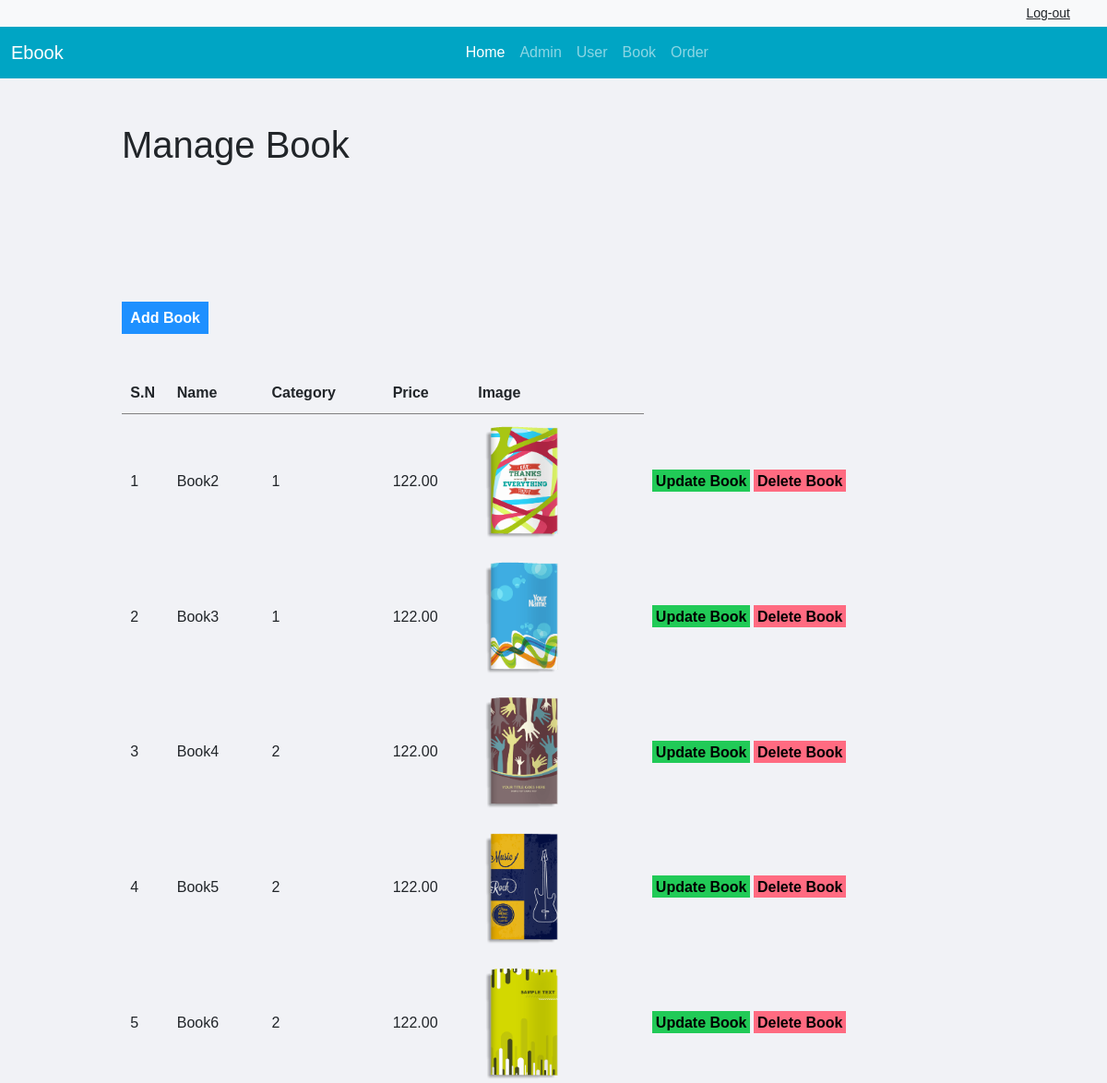
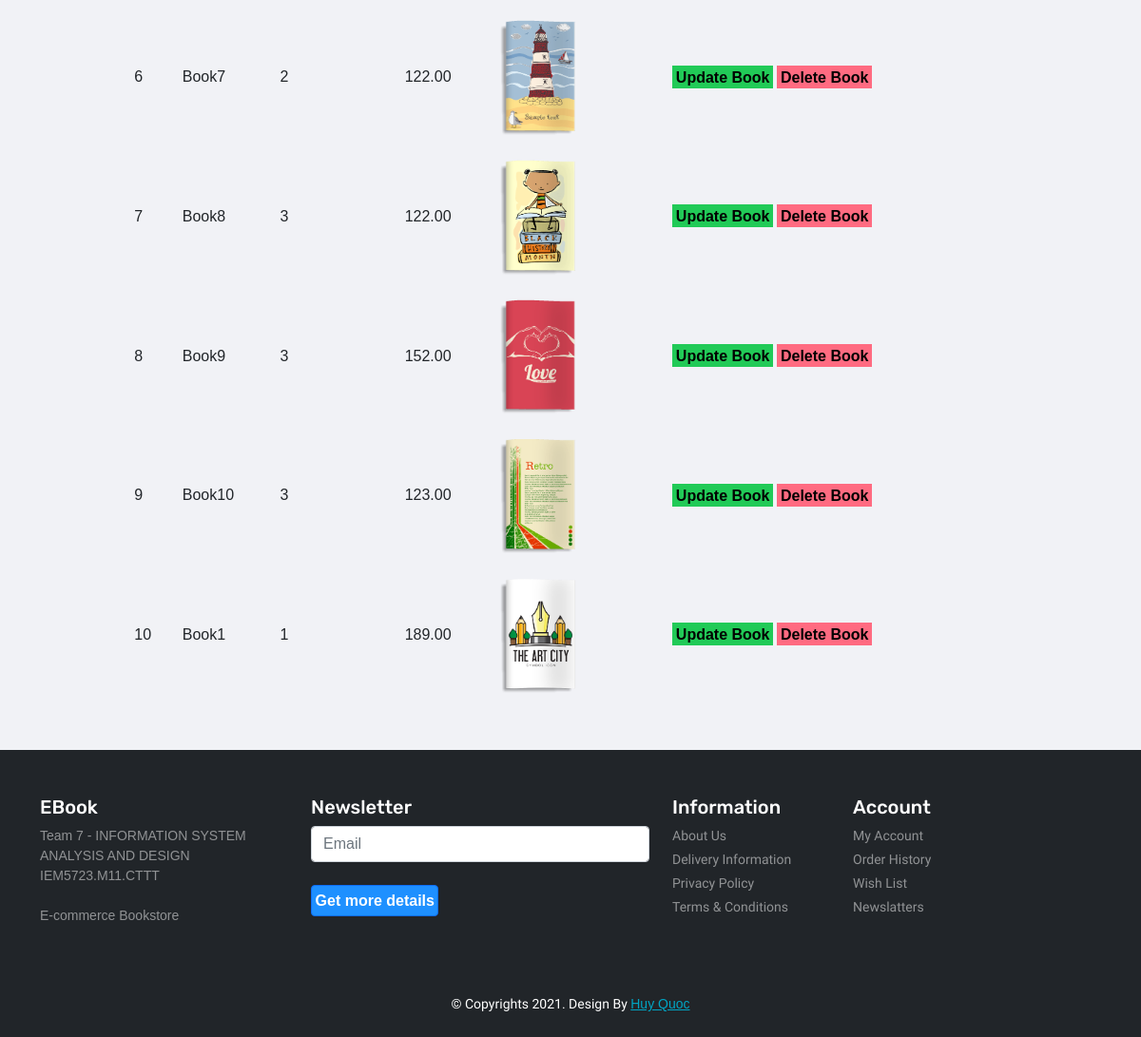
/admin/manage_book.php (signed in), run on the app's committed database (2 pictures, top to bottom).
### tables this page shows
CREATE TABLE IF NOT EXISTS `product` (
  `item_id` int(10) UNSIGNED NOT NULL AUTO_INCREMENT,
  `item_brand` varchar(200) NOT NULL,
  `item_name` varchar(255) NOT NULL,
  `item_description` text NOT NULL,
  `item_price` double(10,2) NOT NULL,
  `item_image` varchar(255) NOT NULL,
  `item_register` datetime DEFAULT NULL,
  PRIMARY KEY (`item_id`)
);

### admin/manage_book.php (called while the page is built, shortened)
<?php
include ('header.php');
?>
<?php
include ('Template/manage-book.php');
?>
<?php
include ('footer.php');
?>

### admin/Template/manage-book.php (the view, shortened to what this page needs)
<div class="main-content">
    <div class="wrapper">
        <h1>Manage Book</h1>
        <br/><br/>
        <br>
        <br><br><br>
        <a href="<?php echo SITEURL;?>admin/add_book.php" class='btn-primary'>Add Book</a>
        <br/><br/><br/>
        <table class="tbl-full">
            <tr>
                <th>S.N</th>
                <th>Name</th>
                <th>Category</th>
                <th>Price</th>
                <th>Image</th>
            </tr>
            <?php
            $sql= "SELECT * FROM product";
            $res= mysqli_query($conn,$sql);
            $count = mysqli_num_rows($res);
            $sn=1;
            if($count>0)
            {
                while($row=mysqli_fetch_assoc($res))
                {
                    $id= $row['item_id'];
                    $brand= $row['item_brand'];
                    $name= $row['item_name'];
                    $price= $row['item_price'];
                    $image_name= $row['item_image'];
                    ?>
                    <tr>
                        <td><?php echo $sn++;?></td>
                        <td><?php echo $name;?></td>
                        <td><?php echo $brand;?></td>
                        <td><?php echo $price;?></td>
                        <td>
                            <?php
                            if($image_name==NULL)
                            {
                                echo "<div class='error'>Image not Added</div>";
                            }
                            else
                            {
                                ?>
                                <img src="<?php echo SITEURL;?><?php echo $image_name;?>"width='100px'>
                                <?php
                            }
                            ?>
                        </td>
                        <td>
                            <a href="<?php echo SITEURL;?>admin/update_book.php?id=<?php echo $id;?>" class="btn-secondary">Update Book</a>
                            <a href="<?php echo SITEURL;?>admin/delete_book.php?id=<?php echo $id;?>&image_name=<?php echo $image_name;?>" class="btn-danger">Delete Book</a>
                        </td>
                    </tr>
                    <?php
                }
            }
            else
            {
                echo "<tr><td colspan='7' class='error'>Book not Added Yet</td></tr>";
            }
            ?>
        </table>
    </div>

### admin/admin.css (style rules this page uses)
* { margin: 0; padding: 0; font-family: Arial, Helvetica, sans-serif; }
.wrapper { padding:1%; width: 80%; margin: 0 auto; }
.tbl-full { width: 100%; }
table tr th { border-bottom: 1px solid grey; padding:1%; text-align:left; }
table tr td { padding:1%; }
.btn-primary { background-color:#1e90ff; padding: 1%; color: #fff;text-decoration: none; font-weight: bold; }
.btn-secondary { background-color:#21ca57; padding: 1%; color: #000;text-decoration: none; font-weight: bold; }
.btn-danger { background-color: #ff6b81; padding: 1%; color: #000;text-decoration: none; font-weight: bold; }
.main-content { background-color: #f1f2f6; padding:3% 0; }
* { margin: 0; padding: 0; }
::placeholder { color: rgb(201, 116, 20); }

### data on the page
product: item_name "Book2", item_brand "1", item_price "122.00", item_image (picture)
product: item_name "Book3", item_brand "1", item_price "122.00", item_image (picture)
product: item_name "Book4", item_brand "2", item_price "122.00", item_image (picture)
product: item_name "Book5", item_brand "2", item_price "122.00", item_image (picture)
product: item_name "Book6", item_brand "2", item_price "122.00", item_image (picture)
product: item_name "Book7", item_brand "2", item_price "122.00", item_image (picture)
product: item_name "Book8", item_brand "3", item_price "122.00", item_image (picture)
product: item_name "Book9", item_brand "3", item_price "152.00", item_image (picture)
product: item_name "Book10", item_brand "3", item_price "123.00", item_image (picture)
product: item_name "Book1", item_brand "1", item_price "189.00", item_image (picture)
